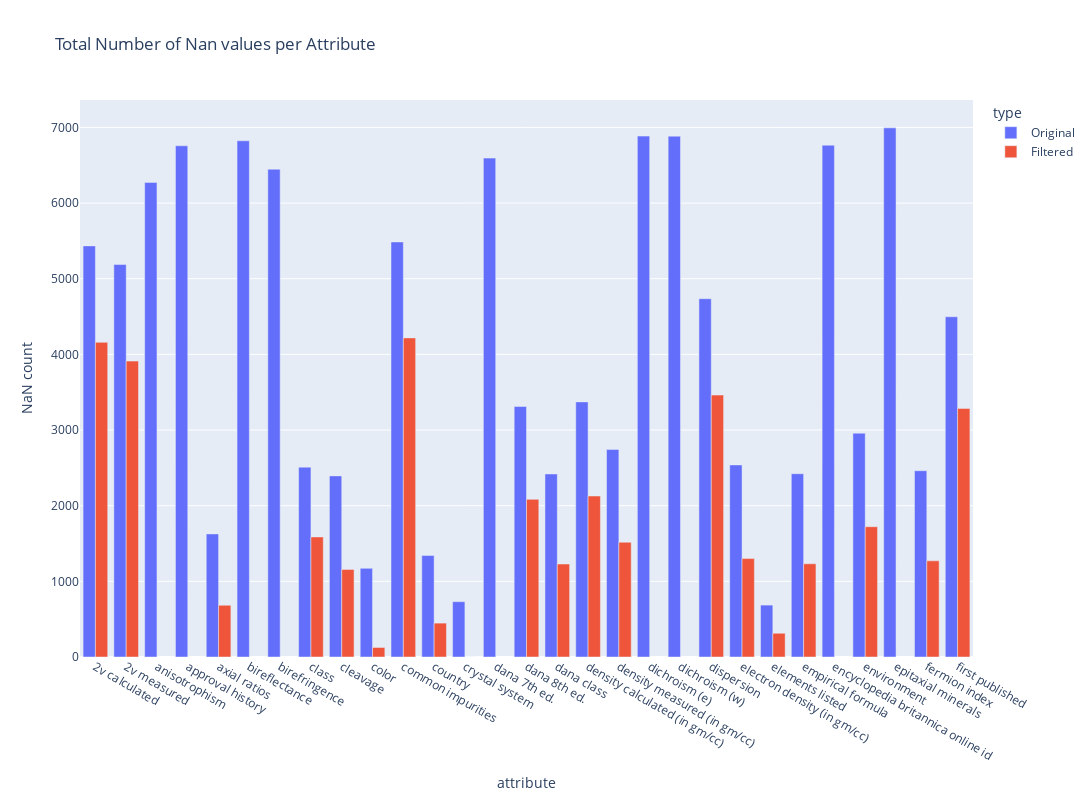
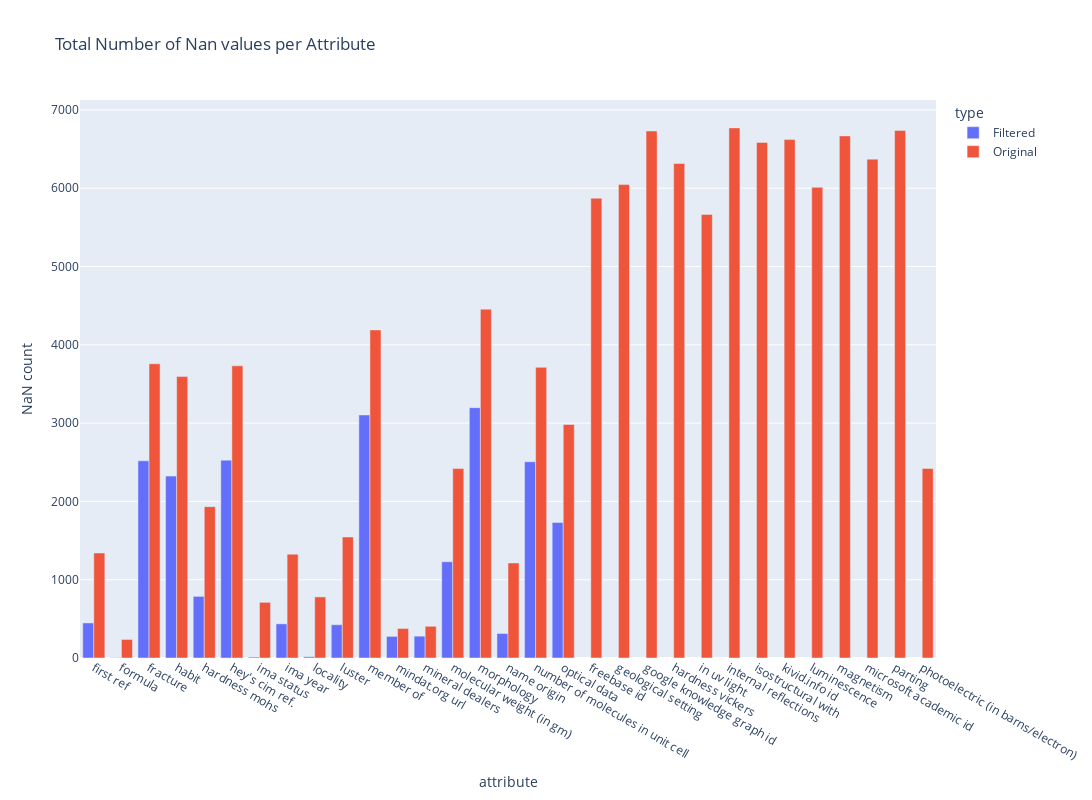
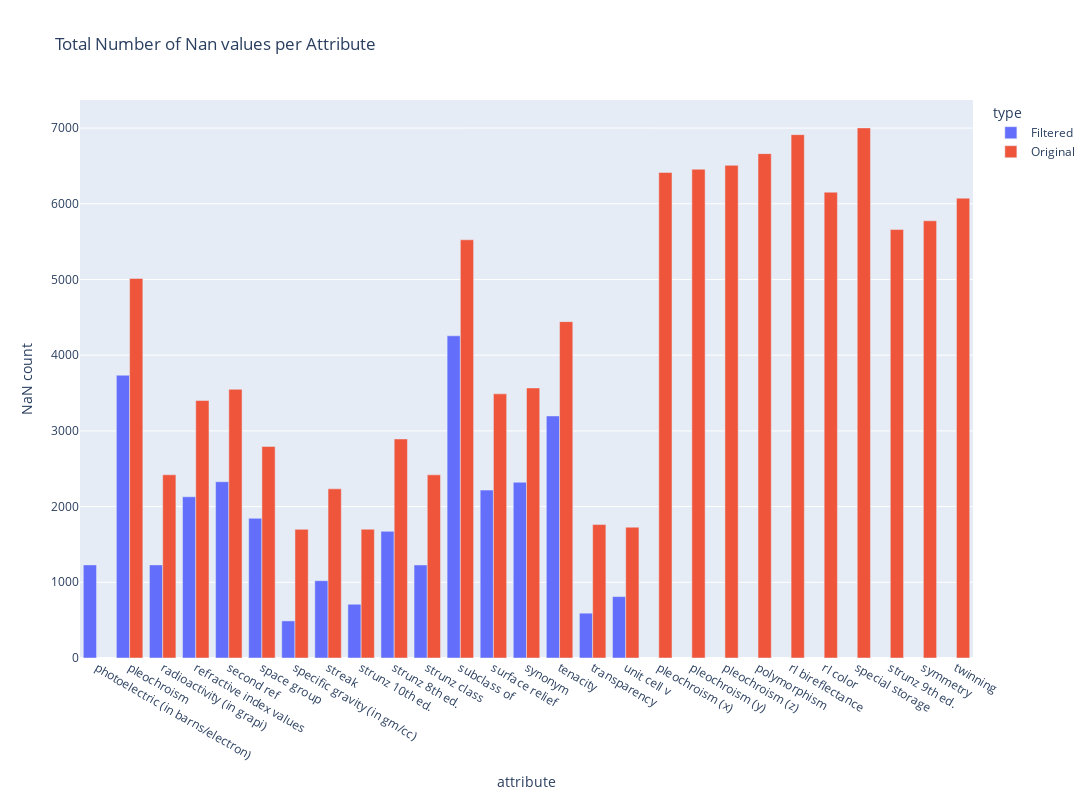

The notebook cell these images were saved under, in order:
### Code cell
fig = px.bar(nan_df.iloc[:49], x='attribute', y='NaN count', color='type', barmode='group', width=2000, height=800, title="Total Number of Nan values per Attribute")
fig.show()
write_image(fig, "./Images/original_vs_filtered_nan_1.svg", format='svg')
fig = px.bar(nan_df.iloc[49:98], x='attribute', y='NaN count', color='type', barmode='group', width=2000, height=800, title="Total Number of Nan values per Attribute")
fig.show()
write_image(fig, "./Images/original_vs_filtered_nan_2.svg", format='svg')
fig = px.bar(nan_df.iloc[98:], x='attribute', y='NaN count', color='type', barmode='group', width=2000, height=800, title="Total Number of Nan values per Attribute")
fig.show()
write_image(fig, "./Images/original_vs_filtered_nan_3.svg", format='svg')

### Figure 1 — Plotly figure (JSON) as saved in the notebook; plotly's stock layout.template omitted (floating-point values rounded to 4 significant figures)
{"data": [{"alignmentgroup": "True", "hovertemplate": "type=Original<br>attribute=%{x}<br>NaN count=%{y}<extra></extra>", "legendgroup": "Original", "marker": {"color": "#636efa", "pattern": {"shape": ""}}, "name": "Original", "offsetgroup": "Original", "orientation": "v", "showlegend": true, "textposition": "auto", "type": "bar", "x": ["2v calculated", "2v measured", "anisotrophism", "approval history", "axial ratios", "bireflectance", "birefringence", "class", "cleavage", "color", "common impurities", "country", "crystal system", "dana 7th ed.", "dana 8th ed.", "dana class", "density calculated (in gm/cc)", "density measured (in gm/cc)", "dichroism (e)", "dichroism (w)", "dispersion", "electron density (in gm/cc)", "elements listed", "empirical formula", "encyclopedia britannica online id", "environment", "epitaxial minerals", "fermion index", "first published"], "xaxis": "x", "y": [5434, 5187, 6273, 6757, 1627, 6823, 6447, 2509, 2394, 1172, 5486, 1341, 731, 6594, 3311, 2419, 3372, 2744, 6885, 6884, 4736, 2539, 686, 2422, 6765, 2958, 6994, 2462, 4497], "yaxis": "y"}, {"alignmentgroup": "True", "hovertemplate": "type=Filtered<br>attribute=%{x}<br>NaN count=%{y}<extra></extra>", "legendgroup": "Filtered", "marker": {"color": "#EF553B", "pattern": {"shape": ""}}, "name": "Filtered", "offsetgroup": "Filtered", "orientation": "v", "showlegend": true, "textposition": "auto", "type": "bar", "x": ["2v calculated", "2v measured", "axial ratios", "class", "cleavage", "color", "common impurities", "country", "crystal system", "dana 8th ed.", "dana class", "density calculated (in gm/cc)", "density measured (in gm/cc)", "dispersion", "electron density (in gm/cc)", "elements listed", "empirical formula", "environment", "fermion index", "first published"], "xaxis": "x", "y": [4159, 3911, 684, 1587, 1158, 126, 4218, 448, 0, 2084, 1229, 2128, 1517, 3462, 1301, 314, 1232, 1722, 1271, 3286], "yaxis": "y"}], "layout": {"barmode": "group", "height": 800, "legend": {"title": {"text": "type"}, "tracegroupgap": 0}, "title": {"text": "Total Number of Nan values per Attribute"}, "width": 2000, "xaxis": {"anchor": "y", "autorange": true, "domain": [0, 1], "range": [-0.5, 28.5], "title": {"text": "attribute"}, "type": "category"}, "yaxis": {"anchor": "x", "autorange": true, "domain": [0, 1], "range": [0, 7362.0], "title": {"text": "NaN count"}, "type": "linear"}}}

### Figure 2 — Plotly figure (JSON) as saved in the notebook; plotly's stock layout.template omitted (floating-point values rounded to 4 significant figures)
{"data": [{"alignmentgroup": "True", "hovertemplate": "type=Filtered<br>attribute=%{x}<br>NaN count=%{y}<extra></extra>", "legendgroup": "Filtered", "marker": {"color": "#636efa", "pattern": {"shape": ""}}, "name": "Filtered", "offsetgroup": "Filtered", "orientation": "v", "showlegend": true, "textposition": "auto", "type": "bar", "x": ["first ref", "formula", "fracture", "habit", "hardness mohs", "hey's cim ref.", "ima status", "ima year", "locality", "luster", "member of", "mindat.org url", "mineral dealers", "molecular weight (in gm)", "morphology", "name origin", "number of molecules in unit cell", "optical data"], "xaxis": "x", "y": [448, 4, 2518, 2323, 787, 2527, 12, 436, 16, 425, 3104, 276, 279, 1229, 3197, 313, 2506, 1731], "yaxis": "y"}, {"alignmentgroup": "True", "hovertemplate": "type=Original<br>attribute=%{x}<br>NaN count=%{y}<extra></extra>", "legendgroup": "Original", "marker": {"color": "#EF553B", "pattern": {"shape": ""}}, "name": "Original", "offsetgroup": "Original", "orientation": "v", "showlegend": true, "textposition": "auto", "type": "bar", "x": ["first ref", "formula", "fracture", "freebase id", "geological setting", "google knowledge graph id", "habit", "hardness mohs", "hardness vickers", "hey's cim ref.", "ima status", "ima year", "in uv light", "internal reflections", "isostructural with", "kivid.info id", "locality", "luminescence", "luster", "magnetism", "member of", "microsoft academic id", "mindat.org url", "mineral dealers", "molecular weight (in gm)", "morphology", "name origin", "number of molecules in unit cell", "optical data", "parting", "photoelectric (in barns/electron)"], "xaxis": "x", "y": [1342, 237, 3758, 5872, 6046, 6731, 3594, 1933, 6316, 3731, 711, 1326, 5665, 6770, 6585, 6621, 780, 6011, 1546, 6668, 4190, 6371, 377, 405, 2419, 4455, 1214, 3712, 2982, 6738, 2420], "yaxis": "y"}], "layout": {"barmode": "group", "height": 800, "legend": {"title": {"text": "type"}, "tracegroupgap": 0}, "title": {"text": "Total Number of Nan values per Attribute"}, "width": 2000, "xaxis": {"anchor": "y", "autorange": true, "domain": [0, 1], "range": [-0.5, 30.5], "title": {"text": "attribute"}, "type": "category"}, "yaxis": {"anchor": "x", "autorange": true, "domain": [0, 1], "range": [0, 7126.0], "title": {"text": "NaN count"}, "type": "linear"}}}

### Figure 3 — Plotly figure (JSON) as saved in the notebook; plotly's stock layout.template omitted (floating-point values rounded to 4 significant figures)
{"data": [{"alignmentgroup": "True", "hovertemplate": "type=Filtered<br>attribute=%{x}<br>NaN count=%{y}<extra></extra>", "legendgroup": "Filtered", "marker": {"color": "#636efa", "pattern": {"shape": ""}}, "name": "Filtered", "offsetgroup": "Filtered", "orientation": "v", "showlegend": true, "textposition": "auto", "type": "bar", "x": ["photoelectric (in barns/electron)", "pleochroism", "radioactivity (in grapi)", "refractive index values", "second ref", "space group", "specific gravity (in gm/cc)", "streak", "strunz 10th ed.", "strunz 8th ed.", "strunz class", "subclass of", "surface relief", "synonym", "tenacity", "transparency", "unit cell v"], "xaxis": "x", "y": [1230, 3735, 1230, 2130, 2328, 1845, 490, 1021, 710, 1673, 1229, 4256, 2218, 2321, 3197, 592, 811], "yaxis": "y"}, {"alignmentgroup": "True", "hovertemplate": "type=Original<br>attribute=%{x}<br>NaN count=%{y}<extra></extra>", "legendgroup": "Original", "marker": {"color": "#EF553B", "pattern": {"shape": ""}}, "name": "Original", "offsetgroup": "Original", "orientation": "v", "showlegend": true, "textposition": "auto", "type": "bar", "x": ["pleochroism", "pleochroism (x)", "pleochroism (y)", "pleochroism (z)", "polymorphism", "radioactivity (in grapi)", "refractive index values", "rl bireflectance", "rl color", "second ref", "space group", "special storage", "specific gravity (in gm/cc)", "streak", "strunz 10th ed.", "strunz 8th ed.", "strunz 9th ed.", "strunz class", "subclass of", "surface relief", "symmetry", "synonym", "tenacity", "transparency", "twinning", "unit cell v"], "xaxis": "x", "y": [5013, 6414, 6456, 6507, 6662, 2420, 3401, 6913, 6153, 3549, 2794, 7002, 1699, 2234, 1701, 2893, 5659, 2419, 5524, 3489, 5775, 3567, 4443, 1762, 6074, 1728], "yaxis": "y"}], "layout": {"barmode": "group", "height": 800, "legend": {"title": {"text": "type"}, "tracegroupgap": 0}, "title": {"text": "Total Number of Nan values per Attribute"}, "width": 2000, "xaxis": {"anchor": "y", "autorange": true, "domain": [0, 1], "range": [-0.5, 26.5], "title": {"text": "attribute"}, "type": "category"}, "yaxis": {"anchor": "x", "autorange": true, "domain": [0, 1], "range": [0, 7371.0], "title": {"text": "NaN count"}, "type": "linear"}}}
